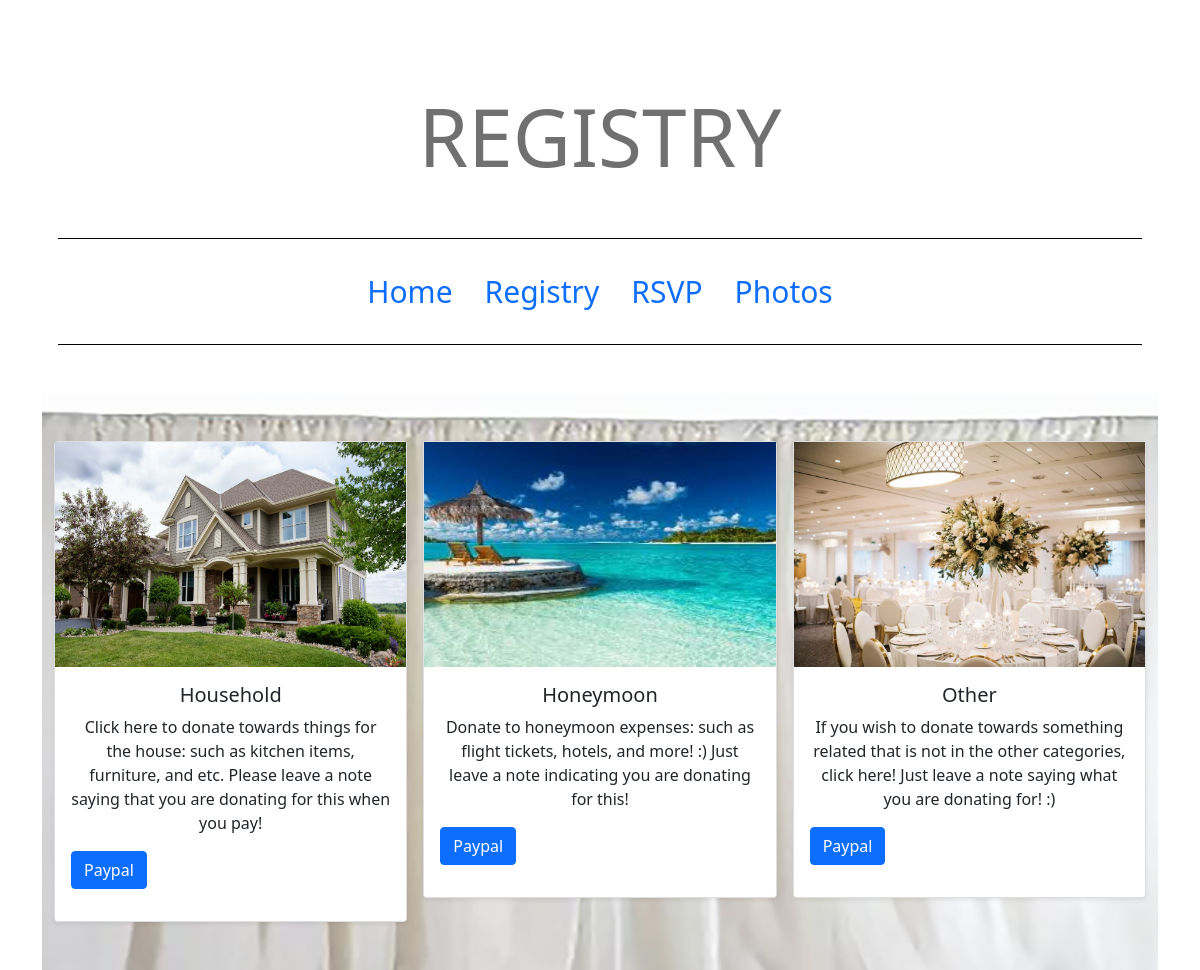
Screenshot of /registry with the database file from the repository.
### mainPage/models.py (models this page shows, shortened)
class Item(models.Model):
    title = models.CharField(max_length = 100)
    caption = models.TextField(max_length = 500)
    image = models.ImageField(upload_to='mainPage/images')
    url = models.URLField(blank=True)

### mainPage/views.py (the view)
# urls.py: path('registry', views.registry, name='registry'),
def registry(request):
    items = Item.objects.all()
    return render(request, 'mainPage/registry.html', {'items':items})

### mainPage/templates/mainPage/registry.html (shortened to what this page needs)
 {% extends "base.html" %}
{% load static %}
{% block title %}Registry {% endblock %}
{% block content %}
  <div class="album py-5 bg-light">
    <div class="container">
      <div class="row row-cols-1 row-cols-sm-2 row-cols-md-3 g-3">
	  {%for item in items%}
        <div class="col">
          <div class="card shadow-sm">
            <img src="{{item.image.url}}" width="100%" height="225">
            <div class="card-body">
			<h5 class="card-title">{{item.title}}</h5>
              <p class="card-text">{{item.caption}}</p>
              <div class="d-flex justify-content-between align-items-center">
                <div class="btn-group">
                  <a href = "https://www.paypal.com/paypalme/Bartholomew518?locale.x=en_US"><button type="submit" class="btn btn-primary mb-3">Paypal</button></a>
               </div>
              </div>
            </div>
          </div>
        </div>
		{% endfor %}
      </div>
    </div>
  </div>
{% endblock %}

### mainPage/static/mainPage/mystyle.css (style rules this page uses)
html, body { height: 100%; }
body { padding-top: 5rem; }
a { text-decoration:none; font-size: 30px; }
body { display: flex; align-items: center; padding-top: 40px; padding-bottom: 40px; background-color: #f5f5f5; }

### rows the page displays
Item: image (picture), title "Household", caption "Click here to donate towards things for the house: such as kitchen items, furniture, and etc. Please leave a note saying that you are donating for this when you pay!"
Item: image (picture), title "Honeymoon", caption "Donate to honeymoon expenses: such as flight tickets, hotels, and more! :) Just leave a note indicating you are donating for this!"
Item: image (picture), title "Other", caption "If you wish to donate towards something related that is not in the other categories, click here! Just leave a note saying what you are donating for! :)"
